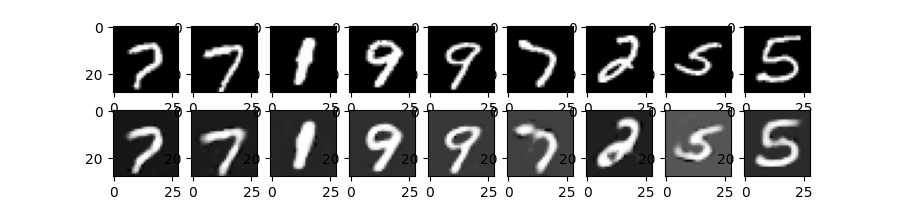

The script that drew this image:
import numpy as np
import torch
import torch.nn as nn
import torch.optim as optim
from torchvision import datasets, transforms
import matplotlib.pyplot as plt

ROW_LENGTH = 28
NUM_PIXELS = ROW_LENGTH ** 2
BATCH_SIZE = 10000
HIDDEN_SIZE = 100
NUM_EPOCHS = 1
INPUT_SIZE = 1

transform = transforms.ToTensor()
mnist_data = datasets.MNIST(root='./data', train=True, download=True, transform=transform)
train_data, test_data = torch.utils.data.random_split(mnist_data, [50000, 10000])


class AutoEncoder(nn.Module):
    def __init__(self, input_size, z_size):
        super().__init__()
        self.num_layers = 1
        self.hidden_size = 20
        self.encoder = nn.LSTM(input_size=INPUT_SIZE, hidden_size=HIDDEN_SIZE, num_layers=1, batch_first=True)
        self.decoder = nn.LSTM(input_size=HIDDEN_SIZE, hidden_size=NUM_PIXELS, num_layers=1, batch_first=True)

    def forward(self, x):
        x = x.reshape(x.shape[0], NUM_PIXELS // INPUT_SIZE, INPUT_SIZE)
        out, hidden = self.encoder(x)
        out = out[:, -1:, :]
        out, (h, c) = self.decoder(out)
        return out


def labalizer(labels):
    one_hots = np.zeros((len(labels), 10))
    for index in range(len(labels)):
        one_hots[index][labels[index]] = 1
    return torch.Tensor(one_hots)


def train():
    losses = []
    for epoch in range(NUM_EPOCHS):
        for (imgs, labels) in train_dl:
            imgs = imgs.reshape(-1, 28 * 28)
            recons = model(imgs)
            recons = recons.reshape(recons.shape[0], recons.shape[1] * recons.shape[2])
            loss = critertion(recons, imgs)
            optimizer.zero_grad()
            loss.backward()
            optimizer.step()

        # validation
        for imgs, labels in test_dl:
            recons= model(imgs)
            recons = recons.reshape(recons.shape[0], recons.shape[1] * recons.shape[2])
            imgs = imgs.reshape(imgs.shape[0], imgs.shape[2] * imgs.shape[3])
            loss = critertion(recons, imgs)
            losses.append(loss.detach().numpy())
            print(f'Epoch:{epoch + 1}, loss:{loss:.4f}')

def test():
    for imgs, labels in test_dl:
        recons = model(imgs)
        recons = recons.reshape(recons.shape[0], recons.shape[1] * recons.shape[2]).detach().numpy()
        imgs = imgs.reshape(imgs.shape[0], imgs.shape[2] * imgs.shape[3])
        plt.figure(figsize=(9, 2))
        plt.gray()
        for i, item in enumerate(imgs):
            if i >= 9: break
            plt.subplot(2, 9, i + 1)
            item = item.reshape(-1, 28, 28)
            plt.imshow(item[0])
        for i, item in enumerate(recons):
            if i >= 9: break
            plt.subplot(2, 9, 9 + i + 1)  # row_length + i + 1
            item = item.reshape(-1, 28, 28)
            plt.imshow(item[0])
        plt.show()



train_dl = torch.utils.data.DataLoader(dataset=train_data, batch_size=BATCH_SIZE, shuffle=True)
test_dl = torch.utils.data.DataLoader(dataset=test_data, batch_size=len(test_data), shuffle=True)

model = AutoEncoder(28 * 28, 12)
critertion = nn.MSELoss()
critertion1 = nn.CrossEntropyLoss()
optimizer = optim.Adam(model.parameters(), lr=2e-3)
train()
test()
